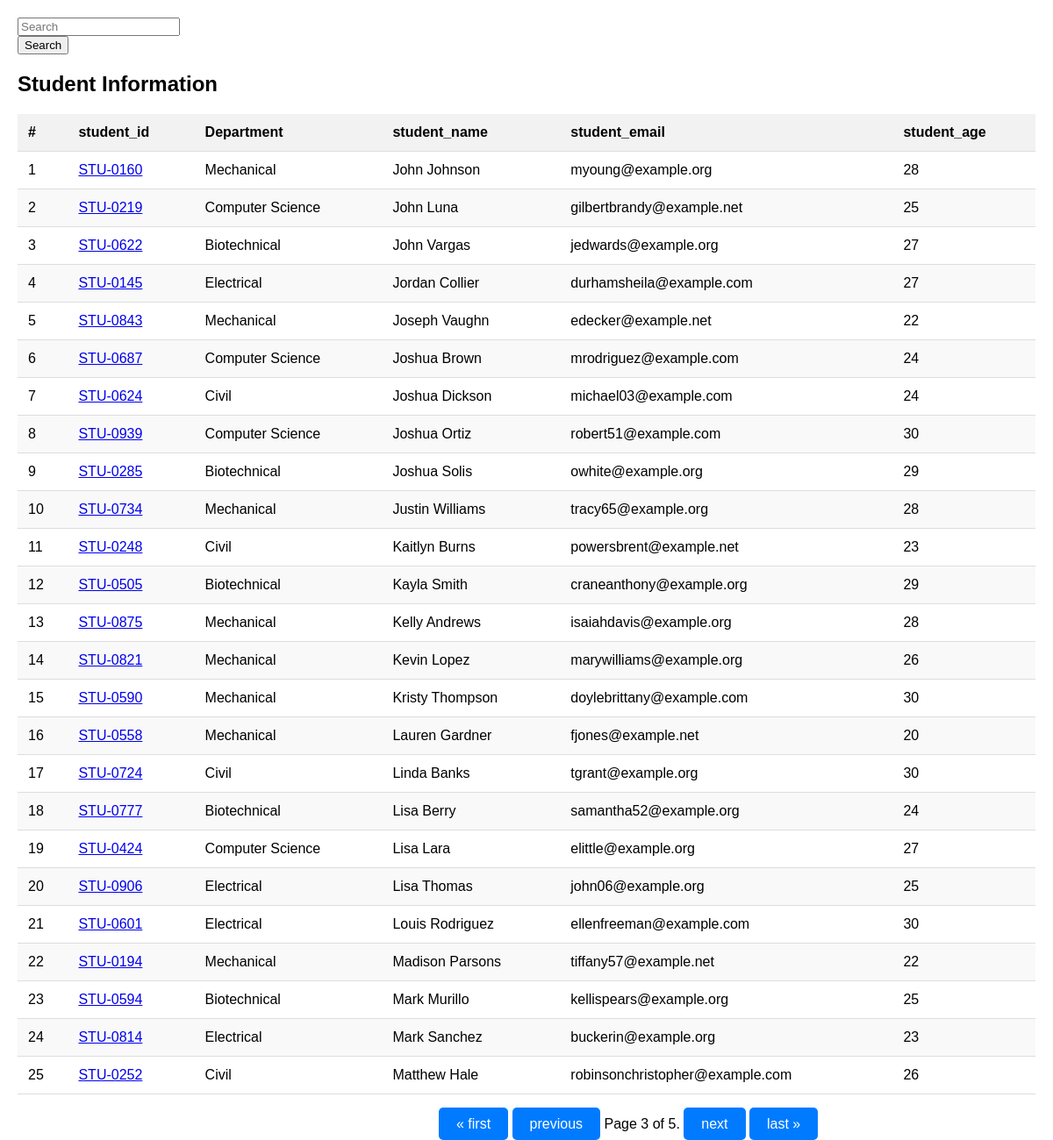
Screenshot of /students/?page=3 with the database file from the repository.
### Student/models.py (models this page shows, shortened)
class Student(models.Model):
    department=models.ForeignKey(Department, related_name="depart", on_delete=models.CASCADE)
    student_id=models.OneToOneField(StudentID, related_name="studentid", on_delete=models.CASCADE)
    student_name=models.CharField(max_length=100)
    student_email=models.EmailField(unique=True)
    student_age=models.IntegerField(default=18)
    student_address=models.TextField()
    class Meta:
        ordering=['student_name']
        verbose_name="student"

class StudentID(models.Model):
    student_id=models.CharField(max_length=100)
    def __str__(self) -> str:
        return self.student_id

class Department(models.Model):
    department=models.CharField(max_length=100)
    def __str__(self) -> str:
        return self.department
    class Meta:
        ordering=['department']

### Student/views.py (the view, shortened to what this page needs)
# urls.py: path('students/', get_students, name="get_students"),
def get_students(request):
    queryset=Student.objects.all()
    paginator=Paginator(queryset, 25) # Show 25 records in a single page
    page_number=request.GET.get("page", 1 )
    page_obj=paginator.get_page(page_number)
    return render (request, 'students.html', {'queryset': page_obj})

### Student/templates/students.html (shortened to what this page needs)
<!DOCTYPE html>
<html lang="en">
<head>
</head>
<body>
    <div class="container mt-5">
        <form class="mb-4">
            <div class="row">
                <input class="form-control" name="search" placeholder="Search">
            </div>
            <div class="col-md-6">
                <button class="btn btn-success">Search</button>
            </div>
        </form>
    </div>
    <h2>Student Information</h2>
    <table class="table table-striped">
        <thead>
            <tr>
                <th>#</th>
                <th>student_id</th>
                <th>Department</th>
                <th>student_name</th>
                <th>student_email</th>
                <th>student_age</th>
            </tr>
        </thead>
        <tbody>
            {% for student in queryset %}
            <tr>
                <td>{{forloop.counter}}</td>
                <td><a href="{% url 'see_marks' student.student_id %}">{{student.student_id}}</a></td>
                <td>{{student.department}}</td>
                <td>{{student.student_name}}</td>
                <td>{{student.student_email}}</td>
                <td>{{student.student_age}}</td>
            </tr>
            {% endfor %}
        </tbody>
    </table>
    <div style="height: 25px;"></div>
    <div class="nav-buttons" style="position: absolute; left: 500px;">
        <span class="step-links">
            {% if queryset.has_previous %}
            <a href="?page=1">&laquo; first</a>
            <a href="?page={{ queryset.previous_page_number }}">previous</a>
            {% endif %}
            <span class="current">
                Page {{ queryset.number }} of {{ queryset.paginator.num_pages }}.
            </span>
            {% if queryset.has_next %}
            <a href="?page={{ queryset.next_page_number }}">next</a>
            <a href="?page={{ queryset.paginator.num_pages }}">last &raquo;</a>
            {% endif %}
        </span>
    </div>
</body>
</html>

### Student/templates/students.html (style rules this page uses)
body { font-family: Arial, sans-serif; margin: 20px; }
table { width: 100%; border-collapse: collapse; }
th, td { padding: 12px; text-align: left; border-bottom: 1px solid #ddd; }
th { background-color: #f2f2f2; }
tr:nth-child(even) { background-color: #f9f9f9; }
.nav-buttons { display: flex; gap: 10px; }
.nav-buttons a { text-decoration: none; color: white; background-color: #007BFF; padding: 10px 20px; border-radius: 5px; transition: background-color 0.3s ease; }

### rows the page displays
Student: student_id "STU-0160", department "Mechanical", student_name "John Johnson", student_email "myoung@example.org", student_age "28"
Student: student_id "STU-0219", department "Computer Science", student_name "John Luna", student_email "gilbertbrandy@example.net", student_age "25"
Student: student_id "STU-0622", department "Biotechnical", student_name "John Vargas", student_email "jedwards@example.org", student_age "27"
Student: student_id "STU-0145", department "Electrical", student_name "Jordan Collier", student_email "durhamsheila@example.com", student_age "27"
Student: student_id "STU-0843", department "Mechanical", student_name "Joseph Vaughn", student_email "edecker@example.net", student_age "22"
Student: student_id "STU-0687", department "Computer Science", student_name "Joshua Brown", student_email "mrodriguez@example.com", student_age "24"
Student: student_id "STU-0624", department "Civil", student_name "Joshua Dickson", student_email "michael03@example.com", student_age "24"
Student: student_id "STU-0939", department "Computer Science", student_name "Joshua Ortiz", student_email "robert51@example.com", student_age "30"
Student: student_id "STU-0285", department "Biotechnical", student_name "Joshua Solis", student_email "owhite@example.org", student_age "29"
Student: student_id "STU-0734", department "Mechanical", student_name "Justin Williams", student_email "tracy65@example.org", student_age "28"
Student: student_id "STU-0248", department "Civil", student_name "Kaitlyn Burns", student_email "powersbrent@example.net", student_age "23"
Student: student_id "STU-0505", department "Biotechnical", student_name "Kayla Smith", student_email "craneanthony@example.org", student_age "29"
Student: student_id "STU-0875", department "Mechanical", student_name "Kelly Andrews", student_email "isaiahdavis@example.org", student_age "28"
Student: student_id "STU-0821", department "Mechanical", student_name "Kevin Lopez", student_email "marywilliams@example.org", student_age "26"
Student: student_id "STU-0590", department "Mechanical", student_name "Kristy Thompson", student_email "doylebrittany@example.com", student_age "30"
Student: student_id "STU-0558", department "Mechanical", student_name "Lauren Gardner", student_email "fjones@example.net", student_age "20"
Student: student_id "STU-0724", department "Civil", student_name "Linda Banks", student_email "tgrant@example.org", student_age "30"
Student: student_id "STU-0777", department "Biotechnical", student_name "Lisa Berry", student_email "samantha52@example.org", student_age "24"
Student: student_id "STU-0424", department "Computer Science", student_name "Lisa Lara", student_email "elittle@example.org", student_age "27"
Student: student_id "STU-0906", department "Electrical", student_name "Lisa Thomas", student_email "john06@example.org", student_age "25"
Student: student_id "STU-0601", department "Electrical", student_name "Louis Rodriguez", student_email "ellenfreeman@example.com", student_age "30"
Student: student_id "STU-0194", department "Mechanical", student_name "Madison Parsons", student_email "tiffany57@example.net", student_age "22"
Student: student_id "STU-0594", department "Biotechnical", student_name "Mark Murillo", student_email "kellispears@example.org", student_age "25"
Student: student_id "STU-0814", department "Electrical", student_name "Mark Sanchez", student_email "buckerin@example.org", student_age "23"
Student: student_id "STU-0252", department "Civil", student_name "Matthew Hale", student_email "robinsonchristopher@example.com", student_age "26"

### other values shown
{{ queryset.number }} "3"
{{ queryset.paginator.num_pages }} "5"
